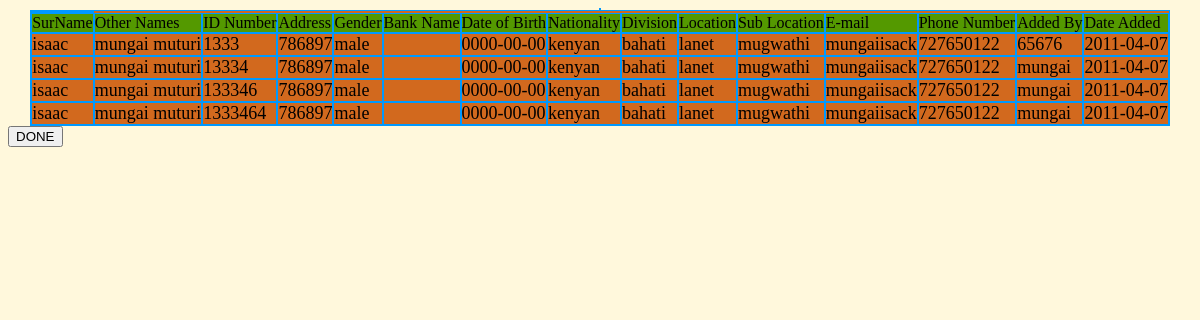
The page /viewclient.php on the database its author committed.
### tables this page shows
CREATE TABLE `clientdetails` (
  `surname` varchar(20) default NULL,
  `othername` varchar(30) default NULL,
  `client_id` int(11) NOT NULL,
  `address` varchar(30) default NULL,
  `gender` varchar(6) default NULL,
  `bank` varchar(15) default NULL,
  `birth_date` date default NULL,
  `nationality` varchar(20) default NULL,
  `division` varchar(20) default NULL,
  `location` varchar(20) default NULL,
  `sublocation` varchar(20) default NULL,
  `email` varchar(30) default NULL,
  `mobile_no` int(11) default NULL,
  `added_by` varchar(20) default NULL,
  `date_added` date default NULL,
  PRIMARY KEY  (`client_id`)
);

### viewclient.php (the view, shortened to what this page needs)
<?php
$result = mysql_query("select * from clientdetails ")or die (mysql_error());
if ($myrow = mysql_fetch_array($result)) {
echo "<table align='center' border=1 bordercolor='#0099FF'cellpadding=0 cellspacing=0>\n";
echo "<table align='center' border=1 bordercolor='#0099FF'cellpadding=0 cellspacing=0>\n";
echo "<tr>";
echo '<td>';
echo "<tr bgcolor=\"#549900\">
<td>SurName</td>
<td>Other Names</td>
<td>ID Number</td>
<td>Address</td>
<td>Gender</td>
<td>Bank Name</td>
<td>Date of Birth</td>
<td>Nationality</td>
<td>Division</td>
<td>Location</td>
<td>Sub Location</td>
<td>E-mail</td>
<td>Phone Number</td>
<td>Added By</td>
<td>Date Added </td>
</tr>\n";
do
{
  echo("<tr>");
  echo("<td><font size=+1>");
  echo($myrow["surname"]);
  echo("<td><font size=+1>");
  echo($myrow["othername"]);
  echo("<td><font size=+1>");
  echo($myrow["client_id"]);
  echo("<td><font size=+1>");
  echo($myrow["address"]);
   echo("<td><font size=+1>");
  echo($myrow["gender"]);
  echo("<td><font size=+1>");
  echo("<td><font size=+1>");
  echo($myrow["birth_date"]);
  echo("<td><font size=+1>");
  echo($myrow["nationality"]);
  echo("<td><font size=+1>");
  echo($myrow["division"]);
  echo("<td><font size=+1>");
  echo($myrow["location"]);
  echo("<td><font size=+1>");
  echo($myrow["sublocation"]);
   echo("<td><font size=+1>");
  echo($myrow["email"]);
  echo("<td><font size=+1>");
  echo($myrow["mobile_no"]);
  echo("<td><font size=+1>");
  echo($myrow["added_by"]);
  echo("<td><font size=+1>");
  echo($myrow["date_added"]);
  echo("</tr>");
}
while ($myrow = mysql_fetch_array($result));
echo "</table>\n";
echo "</table>\n";
}
else {
echo "<h3>Sorry, no such record Found!</h3>";
}
 ?><html><head>
<link href="css.css" rel="stylesheet" type="text/css"  />
</head>
<body>
<form action="adminmain.php" method="post">
<input name="ok" value="DONE" type="submit"></form>
</body>
 </html>

### css.css (style rules this page uses)
body { background-color: #FFF8DC; }
table { background-color:#D2691E; }

### rows shown on the page
clientdetails: surname "isaac", othername "mungai muturi", client_id "1333", address "786897", gender "male", birth_date "0000-00-00", nationality "kenyan", division "bahati", location "lanet", sublocation "mugwathi", email "mungaiisack", mobile_no "727650122", added_by "65676", date_added "2011-04-07"
clientdetails: surname "isaac", othername "mungai muturi", client_id "13334", address "786897", gender "male", birth_date "0000-00-00", nationality "kenyan", division "bahati", location "lanet", sublocation "mugwathi", email "mungaiisack", mobile_no "727650122", added_by "mungai", date_added "2011-04-07"
clientdetails: surname "isaac", othername "mungai muturi", client_id "133346", address "786897", gender "male", birth_date "0000-00-00", nationality "kenyan", division "bahati", location "lanet", sublocation "mugwathi", email "mungaiisack", mobile_no "727650122", added_by "mungai", date_added "2011-04-07"
clientdetails: surname "isaac", othername "mungai muturi", client_id "1333464", address "786897", gender "male", birth_date "0000-00-00", nationality "kenyan", division "bahati", location "lanet", sublocation "mugwathi", email "mungaiisack", mobile_no "727650122", added_by "mungai", date_added "2011-04-07"
